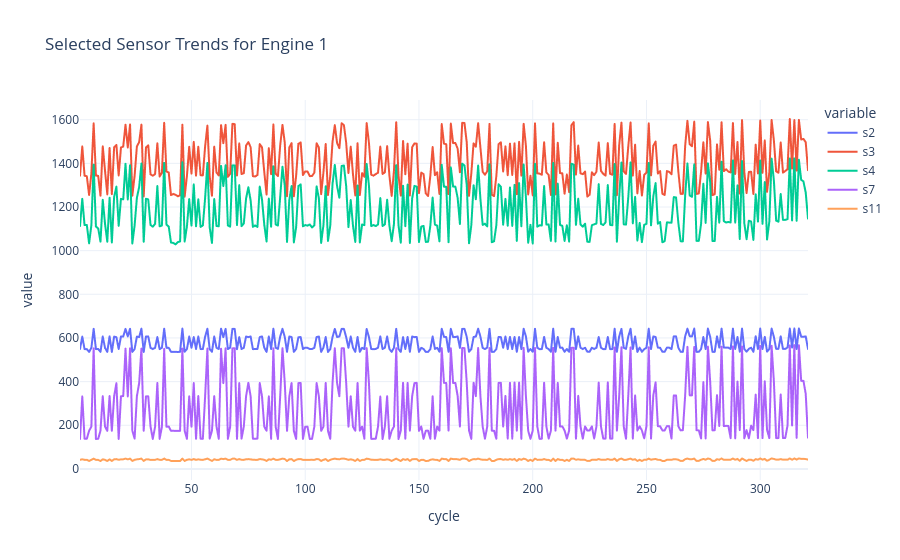

Notebook source saved alongside this figure:
### Code cell
engine1 = train[train["unit"] == 1]

fig = px.line(
    engine1,
    x="cycle",
    y=["s2", "s3", "s4", "s7", "s11"],
    title="Selected Sensor Trends for Engine 1"
)

fig.show()

### Figure 1 — Plotly figure (JSON) as saved in the notebook; plotly's stock layout.template omitted (floating-point values rounded to 4 significant figures; data arrays with more than 128 entries replaced by an {"elided": "..."} marker saying what was removed)
{"data": [{"hovertemplate": "variable=s2<br>cycle=%{x}<br>value=%{y}<extra></extra>", "legendgroup": "s2", "line": {"color": "#636efa", "dash": "solid"}, "marker": {"symbol": "circle"}, "mode": "lines", "name": "s2", "showlegend": true, "type": "scattergl", "x": {"elided": "321 int values"}, "xaxis": "x", "y": {"elided": "321 float values"}, "yaxis": "y"}, {"hovertemplate": "variable=s3<br>cycle=%{x}<br>value=%{y}<extra></extra>", "legendgroup": "s3", "line": {"color": "#EF553B", "dash": "solid"}, "marker": {"symbol": "circle"}, "mode": "lines", "name": "s3", "showlegend": true, "type": "scattergl", "x": {"elided": "321 int values"}, "xaxis": "x", "y": {"elided": "321 float values"}, "yaxis": "y"}, {"hovertemplate": "variable=s4<br>cycle=%{x}<br>value=%{y}<extra></extra>", "legendgroup": "s4", "line": {"color": "#00cc96", "dash": "solid"}, "marker": {"symbol": "circle"}, "mode": "lines", "name": "s4", "showlegend": true, "type": "scattergl", "x": {"elided": "321 int values"}, "xaxis": "x", "y": {"elided": "321 float values"}, "yaxis": "y"}, {"hovertemplate": "variable=s7<br>cycle=%{x}<br>value=%{y}<extra></extra>", "legendgroup": "s7", "line": {"color": "#ab63fa", "dash": "solid"}, "marker": {"symbol": "circle"}, "mode": "lines", "name": "s7", "showlegend": true, "type": "scattergl", "x": {"elided": "321 int values"}, "xaxis": "x", "y": {"elided": "321 float values"}, "yaxis": "y"}, {"hovertemplate": "variable=s11<br>cycle=%{x}<br>value=%{y}<extra></extra>", "legendgroup": "s11", "line": {"color": "#FFA15A", "dash": "solid"}, "marker": {"symbol": "circle"}, "mode": "lines", "name": "s11", "showlegend": true, "type": "scattergl", "x": {"elided": "321 int values"}, "xaxis": "x", "y": {"elided": "321 float values"}, "yaxis": "y"}], "layout": {"legend": {"title": {"text": "variable"}, "tracegroupgap": 0}, "title": {"text": "Selected Sensor Trends for Engine 1"}, "xaxis": {"anchor": "y", "domain": [0, 1], "title": {"text": "cycle"}}, "yaxis": {"anchor": "x", "domain": [0, 1], "title": {"text": "value"}}}}
